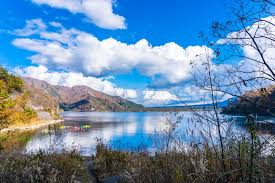
#> input picture t1.jpg, 275 x 183 px, found by its file name
$ python 11-22.py
#> lines starting #> are read from the running program, lines starting #| are printed output that depends on the picture
import cv2
import numpy as np
#雙邊濾波器
#保留影像邊緣防止模糊
src=cv2.imread("t1.jpg")
#> src is the input picture: shape (183, 275, 3); mean B, G, R 170.7, 140, 106.1
dst1=cv2.blur(src,(5,5))#均值濾波
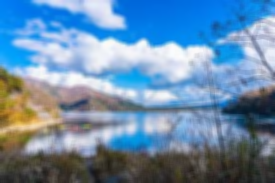
#> dst1: shape (183, 275, 3); mean B, G, R 170.8, 140.1, 106.1
dst2=cv2.boxFilter(src,-1,(5,5),normalize=0)#方框濾波
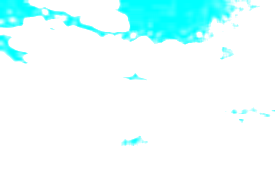
#> dst2: shape (183, 275, 3); mean B, G, R 255, 255, 230.9
dst3=cv2.medianBlur(src,5)#中值濾波
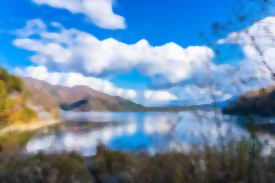
#> dst3: shape (183, 275, 3); mean B, G, R 172, 140.9, 106.5
dst4=cv2.GaussianBlur(src,(5,5),0,0)#高斯濾波
dst5=cv2.bilateralFilter(src,15,100,100)#雙邊濾波
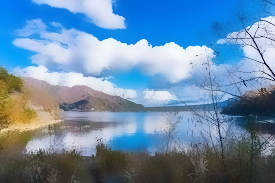
#> dst5: shape (183, 275, 3); mean B, G, R 171.1, 140.3, 106.2

src=cv2.imshow("src",src)
dst1=cv2.imshow("dst1",dst1)
dst2=cv2.imshow("dst2",dst2)
dst3=cv2.imshow("dst3",dst3)
dst4=cv2.imshow("dst4",dst4)
dst5=cv2.imshow("dst5",dst5)

cv2.waitKey(0)
cv2.destroyAllWindows()
